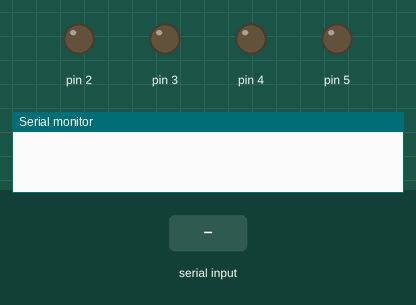
Simulated run of this sketch. Board: Arduino Uno, built with avr-gcc and run on an emulated ATmega328P. Shown: output pins drawn as LEDs (lit = HIGH), the last lines printed to the serial monitor. The inputs (shaded band) are chosen by the test bench.

Above: at 1.2 s.
1.3 s: "forward" received over the second serial link
At 2.8 s:
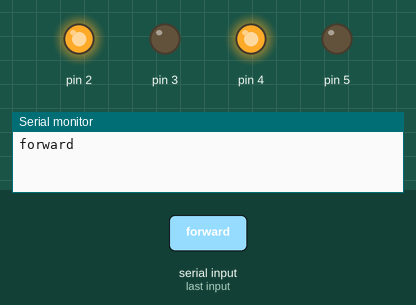
Timing chart, 0 to 7.9 s (numbered marks = the images above; inputs shaded):
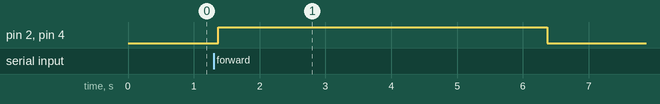

Measured:
- after the input at 1.3 s, pin 2, pin 4: LOW → HIGH after 0.07 s, → LOW 5.0 s later

The sketch:

witreless_remote_car_using_arduino.ino
```cpp
#include <SoftwareSerial.h>
SoftwareSerial BT(A1, A0); //TX, RX respetively
String readvoice;
int move_forward=0;
void setup()
{
  BT.begin(9600);
  Serial.begin(9600);
  pinMode(2, OUTPUT);
  pinMode(3, OUTPUT);
  pinMode(4, OUTPUT);
  pinMode(5, OUTPUT);
}

void forward()
{
  move_forward=1;
  digitalWrite(2, HIGH);
  digitalWrite (3, LOW);
  digitalWrite(4,HIGH);
  digitalWrite(5,LOW);
}

void back()
{
  digitalWrite(2, LOW);
  digitalWrite(3, HIGH);
  digitalWrite(4, LOW);
  digitalWrite(5,HIGH);
}

void right()
{
  digitalWrite (2,HIGH);
  digitalWrite (3,LOW);
  digitalWrite (4,LOW);
  digitalWrite (5,HIGH);
}


void left()
{
  digitalWrite (2, LOW);
  digitalWrite (3, HIGH);
  digitalWrite (4, HIGH);
  digitalWrite (5, LOW);
}

void mstop()
{
  digitalWrite (2, LOW);
  digitalWrite (3, LOW);
  digitalWrite (4, LOW);
  digitalWrite (5, LOW);
}
//-----------------------------------------------------------------------//
void loop()
{
  while (BT.available())
  {  //Check if there is an available byte to read
    delay(10); //Delay added to make thing stable
    char c = BT.read(); //Conduct a serial read
    readvoice += c; //build the string- "forward", "reverse", "left" and "right"
  }

  if (readvoice.length() > 0)
  {
    Serial.println(readvoice);

    if(readvoice == "forward")
    {
     forward();;
     delay (5000);
     mstop();
     delay (100);
    }

    else if(readvoice == "backward")
    {
      back();
      delay (3000);
     mstop();
     delay (100);
    }
    else if (readvoice == "right")
    {
      right();
      delay (500);
     mstop();
     delay (100);
    }
    else if ( readvoice == "left")
    {
      left();
      delay (500);
      mstop();
     delay (100);
    }
    else if (readvoice == "stop")
    {
      mstop();
      delay (100);
    }
  }
    readvoice="";

}
```
